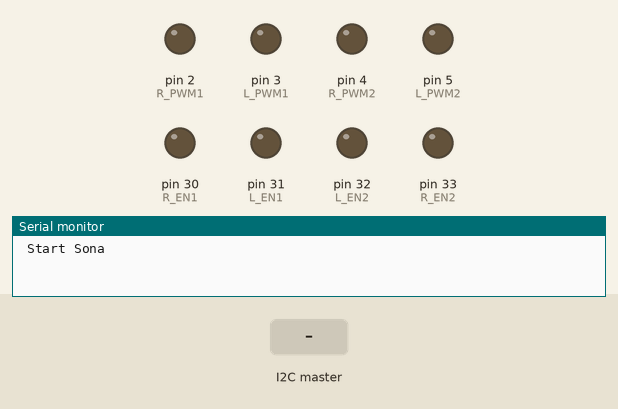
This sketch was run on a simulated Arduino Mega 2560, built with avr-gcc and run on an emulated ATmega2560. On the bench: output pins drawn as LEDs (lit = HIGH), the last lines printed to the serial monitor. The inputs (shaded band) are chosen by the test bench.

Above: at 1.2 s.
1.3 s: the I2C master sends "s"
At 2.1 s:
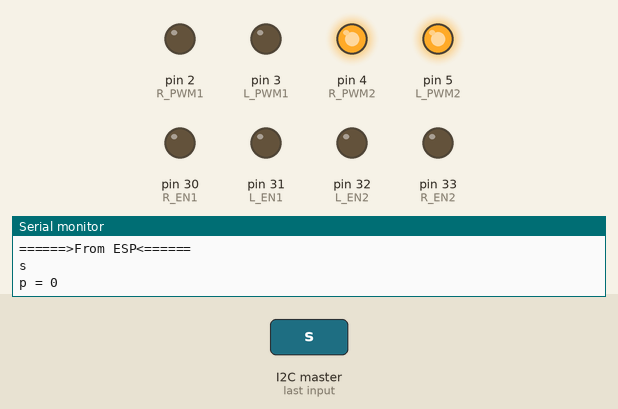
2.8 s: the I2C master sends "f"
At 3.2 s:
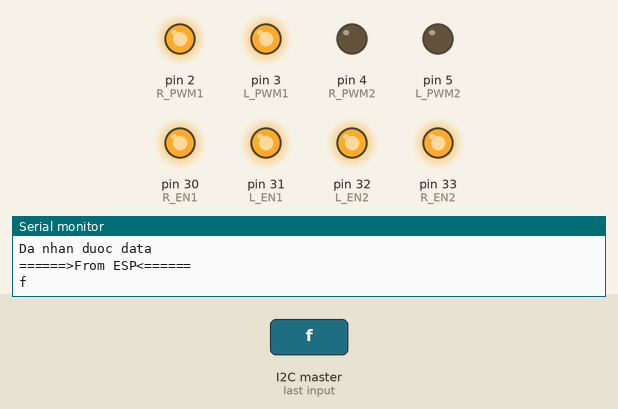
4.3 s: the I2C master sends "b"
At 5.5 s:
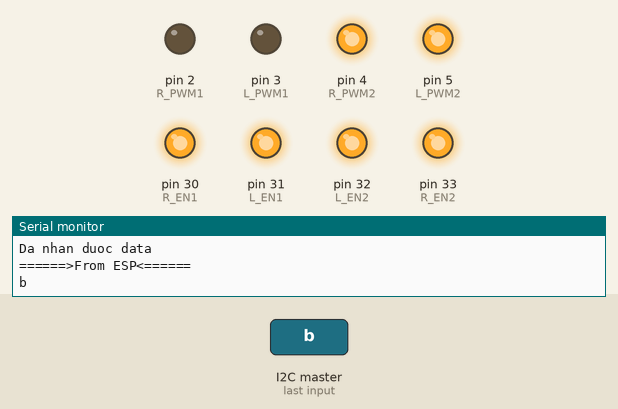
5.8 s: the I2C master sends "r"
At 6.7 s:
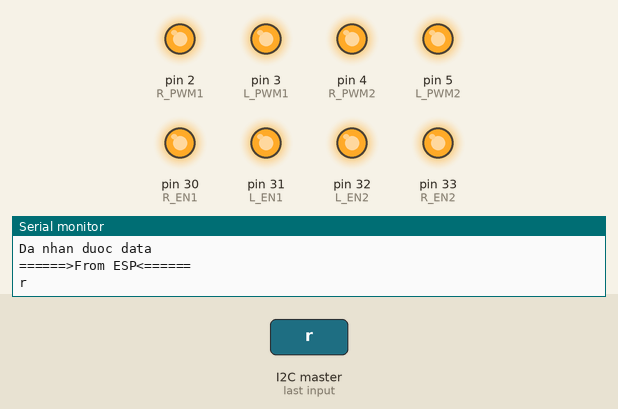
7.3 s: the I2C master sends "l"
At 7.9 s:
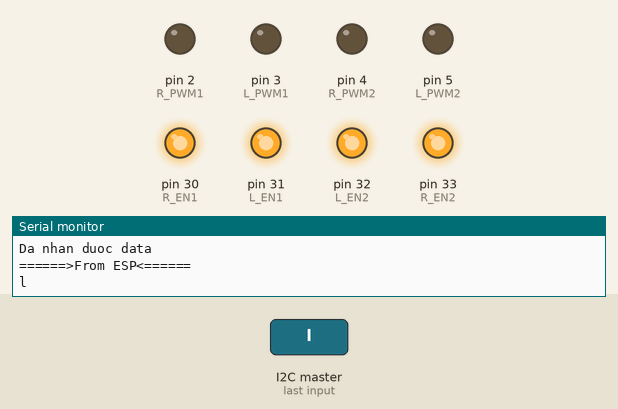
Timing chart, 0 to 9.8 s (numbered marks = the images above; inputs shaded):
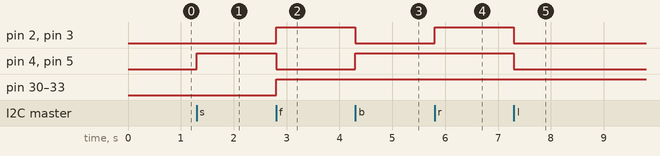

Measured:
- after the input at 1.3 s, pin 4 (R_PWM2), pin 5 (L_PWM2): LOW → HIGH at once
- after the input at 2.8 s, pin 2 (R_PWM1), pin 3 (L_PWM1), pin 30 (R_EN1), pin 31 (L_EN1), pin 32 (L_EN2), pin 33 (R_EN2): LOW → HIGH at once; pin 4 (R_PWM2), pin 5 (L_PWM2): HIGH → LOW at once
- after the input at 4.3 s, pin 2 (R_PWM1), pin 3 (L_PWM1): HIGH → LOW at once; pin 4 (R_PWM2), pin 5 (L_PWM2): LOW → HIGH at once
- after the input at 5.8 s, pin 2 (R_PWM1), pin 3 (L_PWM1): LOW → HIGH at once
- after the input at 7.3 s, pin 2 (R_PWM1), pin 3 (L_PWM1), pin 4 (R_PWM2), pin 5 (L_PWM2): HIGH → LOW at once

The sketch:

sona.ino
```cpp
#include <Wire.h>

const int R_PWM1 = 2;
const int L_PWM1 = 3;
const int R_EN1 = 30;
const int L_EN1 = 31;
const int R_PWM2 = 4;
const int L_PWM2 = 5;
const int R_EN2 = 33;
const int L_EN2 = 32;
unsigned long value = 0;
char dataC[6];
int j = 0;
bool flag = false;
String dataS = "";
String command = "";
char buff[4] = "";
int i = 0;
unsigned char p1, p2;
unsigned char d1, d2;
unsigned char e1, e2;

#define DISABLE LOW
#define ENABLE HIGH

void setup()
{
	Serial.begin(9600);
	Serial.println(" Start Sona");
  Wire.begin(8);                /* join i2c bus with address 8 */
  Wire.onReceive(receiveEvent); /* register receive event */
  pinMode(L_PWM1, OUTPUT);
  pinMode(R_EN1, OUTPUT);
  pinMode(L_EN1, OUTPUT);
  pinMode(L_PWM2, OUTPUT);
  pinMode(R_EN2, OUTPUT);
  pinMode(L_EN2, OUTPUT);
  p1 = 0; p2 = 0;
  d1 = LOW; d2 = HIGH;
  e1 = DISABLE; e2 = DISABLE;
}
void loop()
{
  if(flag == true)
  {
    DC(1);
    DC(2);
    flag = false;
  }
}

void receiveEvent(int howMany)
{
  for(int i = 0; i < 4; i++) buff[i] = '\0';
  Serial.println("Da nhan duoc data");
  i=0;
  while (0 < Wire.available() && i < 4)
    buff[i++] = Wire.read();      /* receive byte as a character */
  Serial.println("======>From ESP<======");
  Serial.println(buff);
  if(buff[0] == 'f')
  {
    d1 = HIGH; d2 = LOW;
    e1 = ENABLE; e2 = ENABLE;
  }
  else if(buff[0] == 'b')
  {
    d1 = LOW; d2 = HIGH;
    e1 = ENABLE; e2 = ENABLE;
  }
  else if(buff[0] == 'r')
  {
    d2 = HIGH;
    e2 = ENABLE;
    DC(2);
    d1 = HIGH;
    e1 = ENABLE;
    DC(1);
  }
  else if(buff[0] == 'l')
  {
    d1 = LOW;
    e1= ENABLE;
    DC(1);
    d2 = LOW;
    e2= ENABLE;
    DC(2);
  }
  else if(buff[0] == 'p')
  {
    String cmdStr = "";
    for(int j = 1; j < 4; j++) cmdStr += buff[j];
    p1 = cmdStr.toInt();
    p2 = cmdStr.toInt();
  }
  else if(buff[0] == 's')
  {
    e1 = DISABLE; e2 = DISABLE;
    flag = true;
    Serial.println("p = 0");
  }
  else
  {
    flag = false;
    return;
  }
  flag = true;
}

void DC(int index)
{
  if(index == 1)
  {
    digitalWrite(R_EN1, e1);
    digitalWrite(L_EN1, e1);
    digitalWrite(L_PWM1, d1);
    if(d1 == LOW)    analogWrite(R_PWM1, p1);
    else            analogWrite(R_PWM1, 255 - p1);
  }
  else if(index == 2)
  {
    digitalWrite(R_EN2, e2);
    digitalWrite(L_EN2, e2);
    digitalWrite(L_PWM2, d2);
    if(d2 == LOW)    analogWrite(R_PWM2, p2);
    else            analogWrite(R_PWM2, 255 - p2);
  }
}
```
